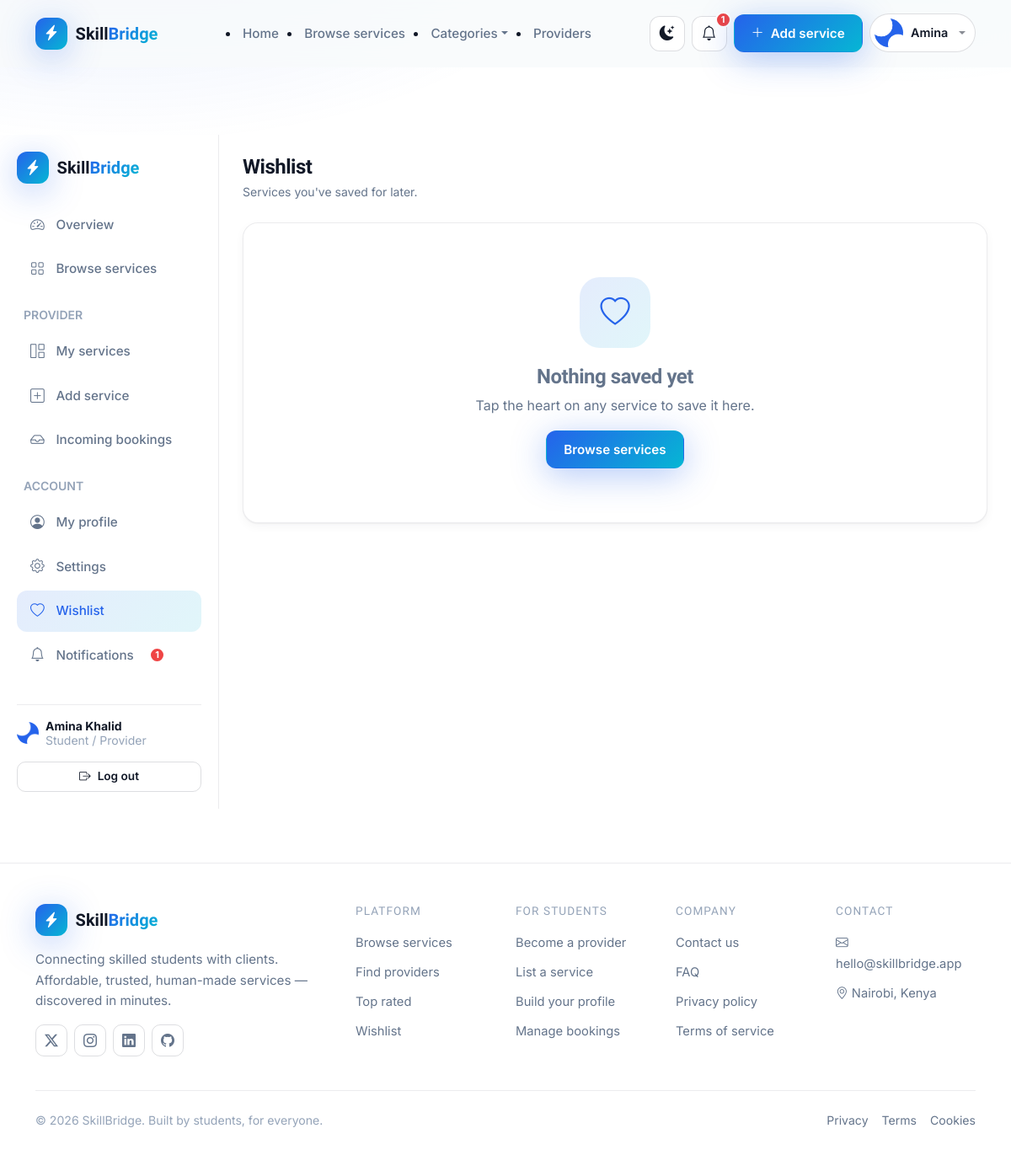
Page /services/wishlist/ (signed in) on the committed database.
### accounts/models.py (models this page shows, shortened)
class User(AbstractUser):
    class Role(models.TextChoices):
        STUDENT = 'student', 'Student / Provider'
        CLIENT = 'client', 'Client'
    role = models.CharField(max_length=20, choices=Role.choices, default=Role.CLIENT)
    phone = models.CharField(max_length=20, blank=True)
    bio = models.TextField(max_length=1000, blank=True)
    profile_image = models.ImageField(upload_to='profiles/', blank=True, null=True)
    occupation = models.CharField(max_length=120, blank=True)
    location = models.CharField(max_length=120, blank=True)
    website = models.URLField(blank=True)
    skills = models.ManyToManyField('services.Category', related_name='providers', blank=True)
    is_provider_approved = models.BooleanField(
        default=False,
        help_text='Approved by admin before a student can publish services.',
    )
    created_at = models.DateTimeField(auto_now_add=True)
    updated_at = models.DateTimeField(auto_now=True)
    @property
    def is_student(self):
        return self.role == self.Role.STUDENT
    def unread_notifications(self):
        return self.notifications.filter(is_read=False).count()

### services/views.py (the view)
# urls.py: path('services/wishlist/', views.wishlist_view, name='wishlist'),
@login_required
def wishlist_view(request):
    items = request.user.wishlist.select_related('service', 'service__provider', 'service__category')
    wishlist_ids = {item.service_id for item in items}
    return render(request, 'services/wishlist.html', {
        'wishlist_items': items, 'wishlist_ids': wishlist_ids,
    })

### accounts/context_processors.py (called while the page is built)
def global_context(request):
    ctx = {
        'all_categories': Category.objects.all().order_by('name'),
        'total_categories': Category.objects.count(),
    }
    if request.user.is_authenticated:
        ctx['unread_notification_count'] = request.user.unread_notifications()
    return ctx

### templates/services/wishlist.html (shortened to what this page needs)
{% extends 'base.html' %}
{% load static %}
{% block body_class %}sb-dash-body{% endblock %}
{% block content %}
<div class="sb-dash-wrap">
  {% include 'dashboard/includes/sidebar.html' %}
  <main class="sb-dash-main">
    <div class="sb-dash-topbar">
      <div>
        <h4 class="fw-bold mb-1">Wishlist</h4>
        <div class="sb-text-muted small">Services you've saved for later.</div>
      </div>
    </div>
    {% if wishlist_items %}
      <div class="row g-4">
        {% for item in wishlist_items %}
          <div class="col-md-6 col-lg-4">
            {% include 'services/partials/service_card.html' with service=item.service %}
          </div>
        {% endfor %}
      </div>
    {% else %}
      <div class="sb-card sb-empty">
        <div class="sb-empty-icon"><i class="bi bi-heart"></i></div>
        <h4 class="fw-bold">Nothing saved yet</h4>
        <p class="mb-0">Tap the heart on any service to save it here.</p>
        <a href="{% url 'services:browse' %}" class="sb-btn sb-btn-primary mt-3">Browse services</a>
      </div>
    {% endif %}
  </main>
</div>
{% endblock %}

### templates/includes/navbar.html (shortened to what this page needs)
{% load static %}
<nav class="sb-navbar {% if request.resolver_match.url_name == 'home' %}sb-navbar--transparent{% endif %}" id="mainNavbar">
  <div class="container">
    <div class="d-flex align-items-center justify-content-between py-3">
      <a class="sb-brand" href="{% url 'services:home' %}">
        <span class="sb-brand-mark"><i class="bi bi-lightning-charge-fill"></i></span>
        <span class="sb-brand-text">Skill<span>Bridge</span></span>
      </a>
      <ul class="sb-nav-links d-none d-lg-flex align-items-center gap-4 mb-0">
        <li><a class="{% if request.resolver_match.url_name == 'home' %}active{% endif %}" href="{% url 'services:home' %}">Home</a></li>
        <li><a class="{% if request.resolver_match.url_name == 'browse' %}active{% endif %}" href="{% url 'services:browse' %}">Browse services</a></li>
        <li class="nav-item dropdown">
          <a class="dropdown-toggle" data-bs-toggle="dropdown" href="#" role="button">Categories</a>
        </li>
        <li><a class="{% if request.resolver_match.url_name == 'providers' %}active{% endif %}" href="{% url 'services:providers' %}">Providers</a></li>
      </ul>
      <div class="d-flex align-items-center gap-2 sb-nav-actions">
        <button class="sb-icon-btn" id="themeToggle" title="Toggle dark mode" aria-label="Toggle dark mode">
        </button>
        {% if user.is_authenticated %}
          <a class="sb-icon-btn position-relative" href="{% url 'accounts:notifications' %}" title="Notifications">
            <i class="bi bi-bell"></i>
            {% if unread_notification_count %}
              <span class="sb-badge-dot">{{ unread_notification_count }}</span>
            {% endif %}
          </a>
          {% if user.is_student and user.is_provider_approved %}
            <a class="sb-btn sb-btn-primary d-none d-md-inline-flex" href="{% url 'services:create' %}">
              <i class="bi bi-plus-lg"></i> Add service
            </a>
          {% endif %}
          <div class="dropdown">
            <button class="sb-avatar-btn dropdown-toggle" data-bs-toggle="dropdown" aria-expanded="false">
              {% if user.profile_image %}
                <img src="{{ user.profile_image.url }}" alt="{{ user.username }}" class="sb-avatar">
              {% else %}
                <span class="sb-avatar sb-avatar--text">{{ user.first_name|default:user.username|slice:":1" }}</span>
              {% endif %}
              <span class="d-none d-md-inline">{{ user.first_name|default:user.username|truncatechars:12 }}</span>
            </button>
          </div>
        {% else %}
          <a class="sb-btn sb-btn-ghost d-none d-sm-inline-flex" href="{% url 'accounts:login' %}">Log in</a>
          <a class="sb-btn sb-btn-primary sb-nav-cta" href="{% url 'accounts:register' %}">Get started</a>
        {% endif %}
      </div>
    </div>
  </div>
</nav>

### templates/dashboard/includes/sidebar.html (shortened to what this page needs)
<aside class="sb-sidebar">
  <a class="sb-brand" href="{% url 'services:home' %}">
    <span class="sb-brand-mark"><i class="bi bi-lightning-charge-fill"></i></span>
    <span class="sb-brand-text">Skill<span>Bridge</span></span>
  </a>
  <nav class="sb-sidebar-nav">
    <a href="{% url 'dashboard:home' %}" class="{% if request.resolver_match.url_name == 'home' and request.resolver_match.namespace == 'dashboard' %}active{% endif %}">
      <i class="bi bi-speedometer2"></i> Overview
    </a>
    <a href="{% url 'services:browse' %}"><i class="bi bi-grid"></i> Browse services</a>
    {% if user.is_student %}
      <div class="sb-text-soft small fw-semibold mt-3 mb-1 px-2">PROVIDER</div>
      <a href="{% url 'services:my_services' %}" class="{% if request.resolver_match.namespace == 'services' and request.resolver_match.url_name == 'my_services' %}active{% endif %}">
        <i class="bi bi-grid-1x2"></i> My services
      </a>
      <a href="{% url 'services:create' %}" class="{% if request.resolver_match.url_name == 'create' %}active{% endif %}">
        <i class="bi bi-plus-square"></i> Add service
      </a>
      <a href="{% url 'bookings:incoming' %}" class="{% if request.resolver_match.url_name == 'incoming' %}active{% endif %}">
        <i class="bi bi-inbox"></i> Incoming bookings
      </a>
    {% else %}
      <div class="sb-text-soft small fw-semibold mt-3 mb-1 px-2">CLIENT</div>
      <a href="{% url 'bookings:my_bookings' %}" class="{% if request.resolver_match.url_name == 'my_bookings' %}active{% endif %}">
        <i class="bi bi-calendar2-check"></i> My bookings
      </a>
    {% endif %}
    <div class="sb-text-soft small fw-semibold mt-3 mb-1 px-2">ACCOUNT</div>
    <a href="{% url 'accounts:profile' %}"><i class="bi bi-person-circle"></i> My profile</a>
    <a href="{% url 'accounts:edit_profile' %}" class="{% if request.resolver_match.url_name == 'edit_profile' %}active{% endif %}">
      <i class="bi bi-gear"></i> Settings
    </a>
    <a href="{% url 'services:wishlist' %}" class="{% if request.resolver_match.url_name == 'wishlist' %}active{% endif %}">
      <i class="bi bi-heart"></i> Wishlist
    </a>
    <a href="{% url 'accounts:notifications' %}">
      <i class="bi bi-bell"></i> Notifications
      {% if unread_notification_count %}<span class="sb-badge-dot sb-badge-dot--static">{{ unread_notification_count }}</span>{% endif %}
    </a>
  </nav>
  <div class="sb-sidebar-footer">
    <div class="d-flex align-items-center gap-2 mb-3">
      {% if user.profile_image %}
        <img src="{{ user.profile_image.url }}" alt="" class="sb-avatar sb-avatar--sm">
      {% else %}
        <span class="sb-avatar sb-avatar--text sb-avatar--sm">{{ user.first_name|default:user.username|slice:":1" }}</span>
      {% endif %}
      <div class="small lh-sm">
        <div class="fw-bold">{{ user.get_full_name|default:user.username }}</div>
        <div class="sb-text-soft">{{ user.get_role_display }}</div>
      </div>
    </div>
    <form method="post" action="{% url 'accounts:logout' %}">
      <button type="submit" class="sb-btn sb-btn-ghost sb-btn-sm w-100"><i class="bi bi-box-arrow-right"></i> Log out</button>
    </form>
  </div>
</aside>

### rows in the picture
User: profile_image (picture), first_name "Amina", get_full_name "Amina Khalid", role "Student / Provider"

### other values in the picture
{{ unread_notification_count }} "1"
